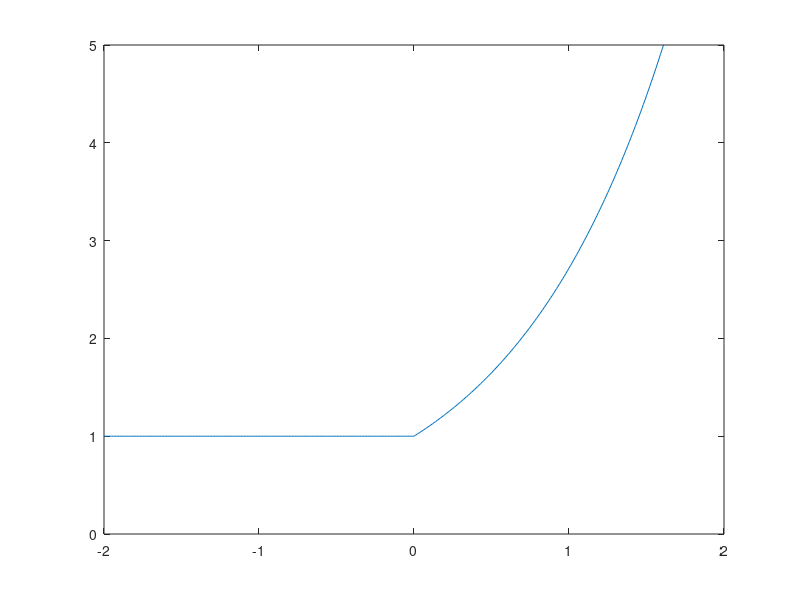

Write the MATLAB code that produced this figure.
% Example 4.9 - Define and plot piecewise defined function

x = -2:0.01:2;

for k=1:length(x)
	if x(k)<=0
		f(k) = 1;
	else
		f(k)=exp(x(k));
	end
end

plot(x,f);
axis([-2 2, 0 5])
